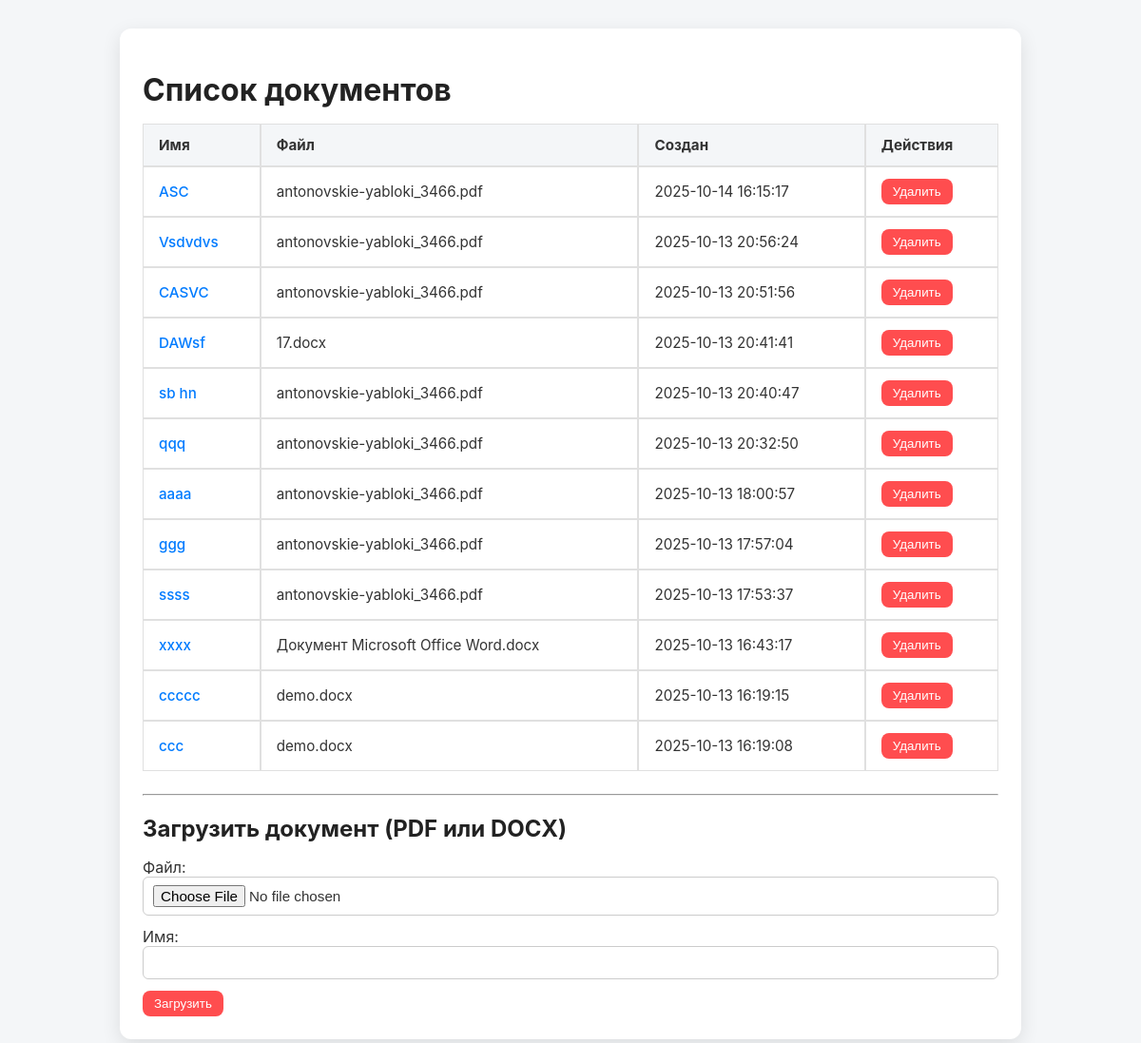
Before: / with the older database file.
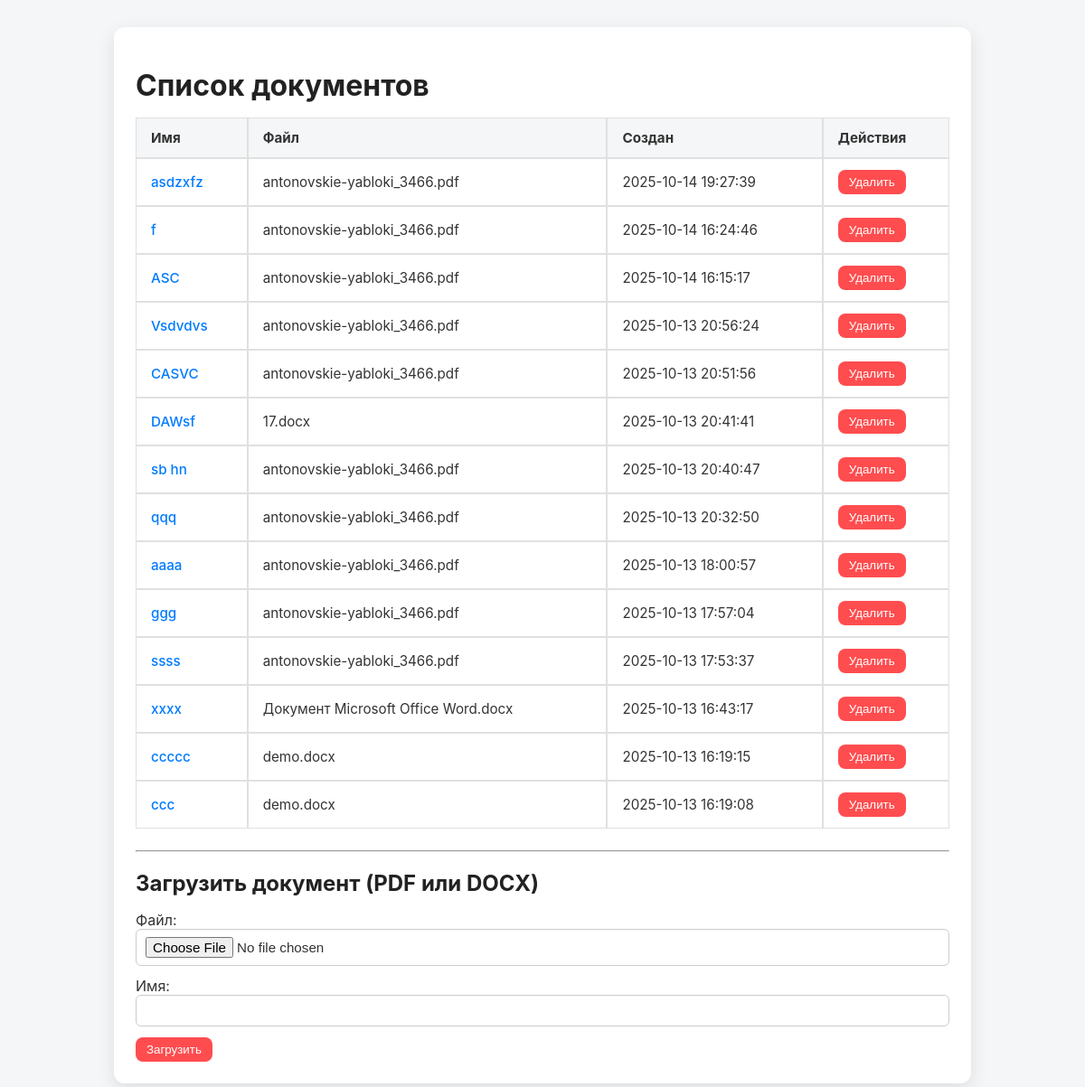
After: the same page with the newer database file.
### models.py (models this page shows)
class TextDocument(Base):
    __tablename__ = "text_documents"
    id = Column(Integer, primary_key=True, autoincrement=True)
    file_name = Column(String, nullable=False)
    name = Column(String, nullable=False, unique=True)
    original_text = Column(String, nullable=False)
    summary_json = Column(JSON, nullable=False)
    created_at = Column(DateTime(timezone=True), server_default=func.now())

### web_routes.py (the view)
@router.get("/", response_class=HTMLResponse)
async def index(request: Request, service: DocumentService = Depends(get_document_service)):
    docs = await service.list_documents_info()
    return request.app.templates.TemplateResponse(
        "index.html",
        {
            "request": request,
            "documents": docs
        }
    )

### templates/index.html (shortened to what this page needs)
{% extends "base.html" %}
{% block content %}
  <h1>Список документов</h1>
  {% if documents %}
    <table class="docs">
      <thead>
        <tr><th>Имя</th><th>Файл</th><th>Создан</th><th>Действия</th></tr>
      </thead>
      <tbody>
      {% for d in documents %}
        <tr>
          <td><a href="/documents/{{ d.id }}">{{ d.name }}</a></td>
          <td>{{ d.file_name }}</td>
          <td>{{ d.created_at or "-" }}</td>
          <td>
            <form action="/documents/{{ d.id }}/delete" method="post" style="display:inline">
              <button type="submit" onclick="return confirm('Удалить {{ d.name }}?')">Удалить</button>
            </form>
          </td>
        </tr>
      {% endfor %}
      </tbody>
    </table>
  {% else %}
    <p>Документов пока нет.</p>
  {% endif %}
  <hr/>
  <h2>Загрузить документ (PDF или DOCX)</h2>
  <form action="/documents/upload" method="post" enctype="multipart/form-data">
    <label>Файл:<br/>
      <input type="file" name="file" accept=".pdf,.docx" required>
    </label>
    <br/>
    <label>Имя:<br/>
      <input type="text" name="name" style="width: 100%" required>
    </label>
    <br/>
    <button type="submit">Загрузить</button>
  </form>
{% endblock %}

### templates/base.html (shortened to what this page needs)
<!doctype html>
<html lang="ru">
<head>
  <link rel="stylesheet" href="/static/styles.css">
</head>
<body>
  <div class="container">
    {% block content %}{% endblock %}
  </div>
</body>
</html>

### static/styles.css (style rules this page uses)
body { font-family: 'Inter', sans-serif; background: #f4f6f8; color: #333; margin: 0; padding: 0; }
.container { max-width: 900px; margin: 30px auto; background: #fff; padding: 24px; border-radius: 12px; box-shadow: 0 6px 20px rgba(0,0,0,0.08); }
h1, h2, h3 { color: #222; margin-bottom: 16px; }
button { background: linear-gradient(135deg, #4f9cff, #0066ff); color: white; padding: 6px 12px; border-radius: 8px; border: none; cursor: pointer; transition: all 0.3s; font-weight: 500; }
button.delete-btn, button[type="submit"] { background: #ff4d4f; }
.docs { width: 100%; border-collapse: separate; border-spacing: 0; font-size: 0.95rem; margin-bottom: 24px; }
.docs th, .docs td { border: 1px solid #e0e0e0; padding: 12px 16px; text-align: left; transition: background 0.3s; }
.docs th { background: #f4f6f8; }
.docs a { text-decoration: none; color: #007bff; font-weight: 500; }
form { margin-top: 16px; }
input[type="text"], input[type="file"] { width: 100%; padding: 8px 10px; border-radius: 6px; border: 1px solid #ccc; margin-bottom: 12px; font-size: 0.95rem; box-sizing: border-box; }
.container { max-width: 900px; margin: 30px auto; background: #fff; padding: 24px; border-radius: 12px; box-shadow: 0 6px 20px rgba(0,0,0,0.1); }

Changed rows visible on the page:
added TextDocument: name "asdzxfz", file_name "antonovskie-yabloki_3466.pdf", created_at "2025-10-14 19:27:39"
added TextDocument: name "f", file_name "antonovskie-yabloki_3466.pdf", created_at "2025-10-14 16:24:46"
